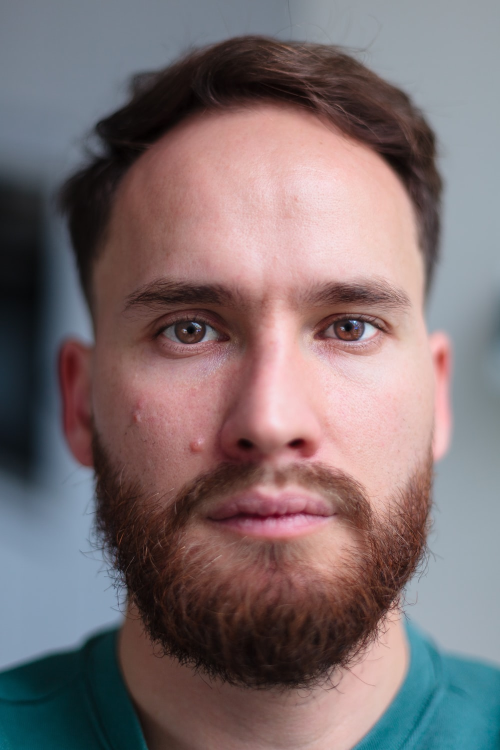
#> input picture VeidoAtpazinFirst/Foto.jpg, 1000 x 1500 px, found by its file name (shown at 1/2 size)
$ python PirmaUzd.py
#> lines starting #> are read from the running program, lines starting #| are printed output that depends on the picture; after the words box and inside, x2 and y2 are one past the last pixel; in counts of white or black regions, pixels touching at a corner belong together
import cv2 as cv

img = cv.imread('/Users/justaskiskis/Desktop/VeidoAtpazinFirst/Foto.jpg', 1)
#> img is the input picture: shape (1500, 1000, 3); mean B, G, R 112.9, 110.8, 125.2
img_gray = cv.cvtColor(img, cv.COLOR_BGR2GRAY)
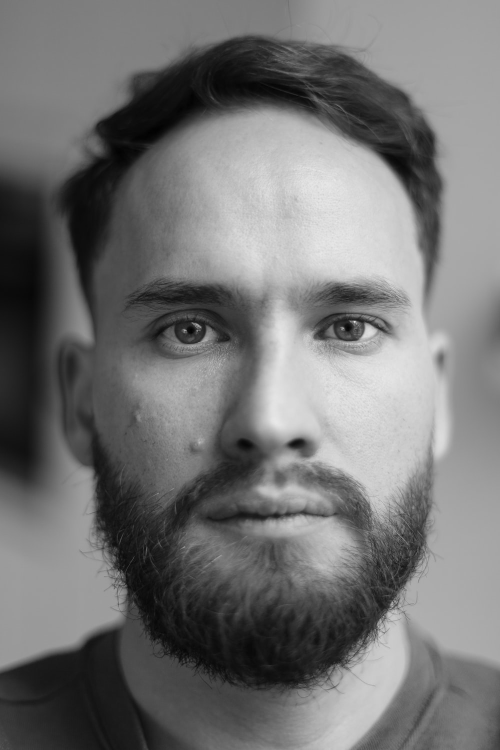
#> img_gray: shape (1500, 1000) (shown at 1/2 size); min 0, max 246, mean 115.3

white = cv.imread('/Users/justaskiskis/Desktop/VeidoAtpazinFirst/Foto.jpg', 0)
#> white: shape (1500, 1000); min 0, max 255, mean 115.3

#Funkcija cv.threshold naudojama slenksčiui taikyti.
#  Pirmasis argumentas yra šaltinio vaizdas, kuris turėtų būti pilkos spalvos vaizdas.
#Antrasis argumentas yra slenkstinė reikšmė, kuri naudojama pikselių reikšmėms klasifikuoti.
#  Trečiasis argumentas yra didžiausia reikšmė, kuri priskiriama pikselių reikšmėms, viršijančioms slenkstį.
ret, im = cv.threshold(img_gray, 100, 225, cv.THRESH_BINARY_INV)
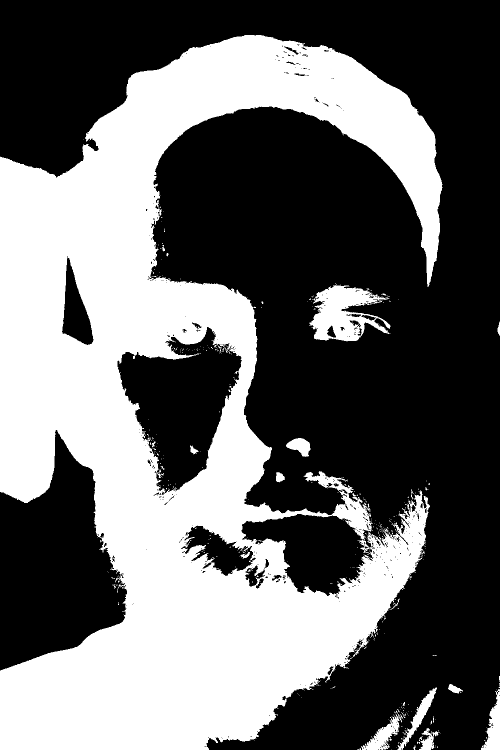
#> im: shape (1500, 1000) (shown at 1/2 size); values 0 (black) and 225 (white), 41.1% white; 405 white regions (380 under 20 px)

#trys argumentai funkcijoje cv.findContours(),
# pirmasis yra šaltinio vaizdas,
# antrasis yra kontūro paieškos režimas, t
# rečias yra kontūro aproksimacijos metodas.
# Ir išveda modifikuotą vaizdą, kontūrus ir hierarchiją. contours yra Python visų vaizdo kontūrų sąrašas.
# Kiekvienas atskiras kontūras yra objekto ribinių taškų (x,y) koordinačių masyvas.
contours, hierarchy  = cv.findContours(im, cv.RETR_EXTERNAL, cv.CHAIN_APPROX_SIMPLE)
#> contours = 260 contours, 248 with area under 20; largest, box (x1, y1, x2, y2) and area: (0, 70, 885, 1500) 676777, (619, 570, 781, 683) 10486, (962, 1378, 1000, 1500) 2146, (722, 1427, 804, 1500) 2026, (795, 1374, 874, 1500) 1706
img = cv.drawContours(white, contours, -1, (0,255,75), 5)
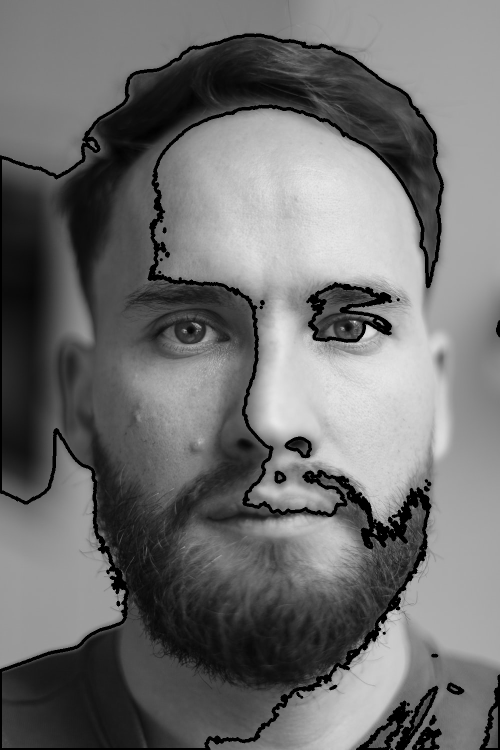
#> img: shape (1500, 1000) (shown at 1/2 size); min 0, max 255, mean 110.7

cv.imshow("Konturas", img)
#publikavimas and
#savepicture
filename = 'Result.jpg'
cv.imwrite(filename, img)
print(img)
#> (printed output is left out)

cv.waitKey(0)
